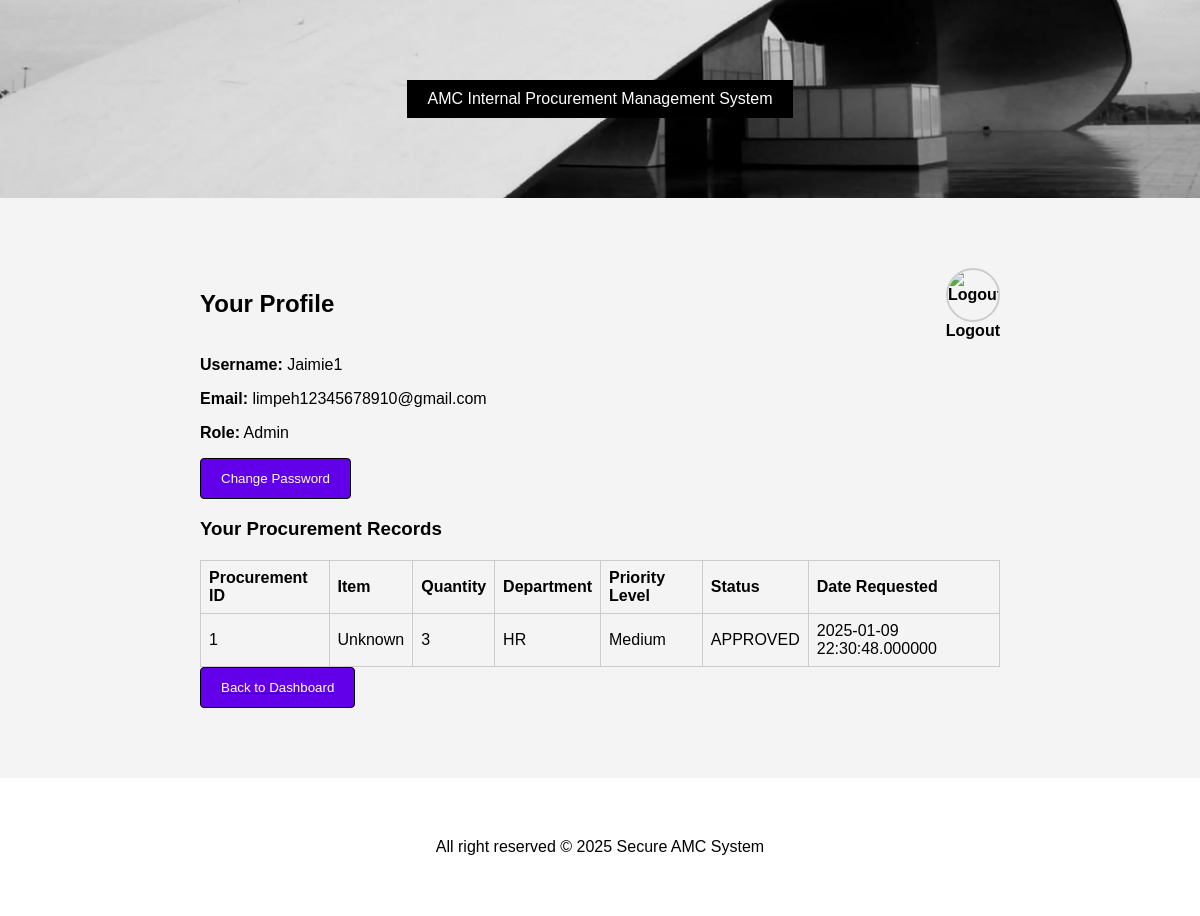
/assignment/profile.php (signed in), run on the app's committed database.
### tables this page shows
CREATE TABLE `user` (
  `USER_ID` int(11) NOT NULL,
  `USERNAME` varchar(20) DEFAULT NULL,
  `PASSWORD` varchar(64) DEFAULT NULL,
  `EMAIL` varchar(100) DEFAULT NULL,
  `ROLE_ID` int(11) DEFAULT NULL,
  `needs_password_reset` tinyint(1) NOT NULL DEFAULT 1,
  `token` varchar(255) DEFAULT NULL,
  `token_expires` int(11) DEFAULT NULL
);

CREATE TABLE `procurement` (
  `PROCUREMENT_ID` int(11) NOT NULL,
  `ITEM_ID` int(11) DEFAULT NULL,
  `QUANTITY` int(11) DEFAULT NULL,
  `DEPARTMENT_ID` int(11) DEFAULT NULL,
  `PRIORITY_LEVEL` enum('Low','Medium','High','') DEFAULT NULL,
  `STATUS` enum('PENDING','APPROVED','COMPLETED','') DEFAULT NULL,
  `USER_ID` int(11) DEFAULT NULL,
  `DATE_REQUESTED` datetime(6) DEFAULT NULL
);

### assignment/profile.php (the view, shortened to what this page needs)
<?php
include 'config.php';
$user_id = $_SESSION['session_userid'];
$error = "";
$procurement_records = [];
$inventory = [];
$items = $conn->query("SELECT item_id, name FROM inventory");
while ($row = $items->fetch_assoc()) {
    $inventory[$row['item_id']] = $row['name'];
}
$departments = [];
$department = $conn->query("SELECT department_id, name FROM department");
while ($row = $department->fetch_assoc()) {
    $departments[$row['department_id']] = $row['name'];
}
try {
    $stmt = $conn->prepare("SELECT USERNAME, EMAIL, ROLE_ID FROM user WHERE USER_ID = ?");
    $stmt->bind_param("i", $user_id);
    $stmt->execute();
    $result = $stmt->get_result();
    $user = $result->fetch_assoc();
    $stmt = $conn->prepare("SELECT PROCUREMENT_ID, ITEM_ID, QUANTITY, DEPARTMENT_ID, PRIORITY_LEVEL, STATUS, DATE_REQUESTED
                            FROM procurement WHERE USER_ID = ?");
    $stmt->bind_param("i", $user_id);
    $stmt->execute();
    $procurement_records = $stmt->get_result();
} catch (Exception $e) {
    $error = "Error fetching profile: " . $e->getMessage();
}
?>
<?php include 'header.php'; ?>
<!DOCTYPE html>
<html lang="en">
<head>
    <link rel="stylesheet" href="style.css">
</head>
<body>
    <div class="container">
        <div class="profile-container">
            <h2>Your Profile</h2>
            <a href="logout.php" class="profile-link">
                <img src="imgs/leave.jpg" alt="Logout">
                <span>Logout</span>
            </a>
        </div>
        <?php if (!empty($error)): ?>
            <div class="message error"><?= htmlspecialchars($error) ?></div>
        <?php else: ?>
            <p><strong>Username:</strong> <?= htmlspecialchars($user['USERNAME']) ?></p>
            <p><strong>Email:</strong> <?= htmlspecialchars($user['EMAIL']) ?></p>
            <p><strong>Role:</strong>
                <?php
                    if ($user['ROLE_ID'] == 1) {
                        echo "Admin";
                    } elseif ($user['ROLE_ID'] == 2) {
                        echo "Department Head";
                    } elseif ($user['ROLE_ID'] == 3) {
                        echo "Procurement Officer";
                    }
                ?>
            </p>
            <form action="forgot_pw.php" method="post">
                <button type="submit">Change Password</button>
            </form>
            <h3>Your Procurement Records</h3>
            <?php if ($procurement_records->num_rows > 0): ?>
                <table>
                    <tr>
                        <th>Procurement ID</th>
                        <th>Item</th>
                        <th>Quantity</th>
                        <th>Department</th>
                        <th>Priority Level</th>
                        <th>Status</th>
                        <th>Date Requested</th>
                    </tr>
                    <?php while ($row = $procurement_records->fetch_assoc()): ?>
                        <tr>
                            <td><?= htmlspecialchars($row['PROCUREMENT_ID']) ?></td>
                            <td><?= htmlspecialchars($inventory[$row['ITEM_ID']] ?? 'Unknown') ?></td>
                            <td><?= htmlspecialchars($row['QUANTITY']) ?></td>
                            <td><?= htmlspecialchars($departments[$row['DEPARTMENT_ID']] ?? 'Unknown') ?></td>
                            <td><?= htmlspecialchars($row['PRIORITY_LEVEL']) ?></td>
                            <td><?= htmlspecialchars($row['STATUS']) ?></td>
                            <td><?= htmlspecialchars($row['DATE_REQUESTED']) ?></td>
                        </tr>
                    <?php endwhile; ?>
                </table>
            <?php else: ?>
                <p>No procurement records found.</p>
            <?php endif; ?>
        <?php endif; ?>
        <a href="dashboard.php"><button>Back to Dashboard</button></a>
    </div>
</body>
</html>
<?php include 'footer.php'; ?>

### assignment/style.css (style rules this page uses)
body, html { height: 100%; margin: 0; font-family: Arial, sans-serif; background-color: #f4f4f4; color: black; }
.container { width: 100%; max-width: 800px; margin: 50px auto; padding: 20px; }
button { background-color: #6200ea; color: white; border: 1px solid black; padding: 12px 20px; border-radius: 4px; cursor: pointer; display: block; width: fit-content; margin-left: left; }
table { width: 100%; border-collapse: collapse; margin-top: 20px; }
table, th, td { border: 1px solid #ccc; }
th, td { padding: 8px; text-align: left; }
th { background-color: #f4f4f4; }
.profile-container { display: flex; justify-content: space-between; align-items: center; }
.profile-link { display: flex; flex-direction: column; align-items: center; text-decoration: none; color: black; font-weight: bold; transition: color 0.3s ease; }
.profile-link img { width: 50px; height: 50px; border-radius: 50%; border: 2px solid #ccc; transition: transform 0.2s ease-in-out; }

### data on the page
user: USERNAME "Jaimie1", EMAIL "limpeh12345678910@gmail.com"
procurement: PROCUREMENT_ID "1", ITEM_ID "Unknown", QUANTITY "3", DEPARTMENT_ID "HR", PRIORITY_LEVEL "Medium", STATUS "APPROVED", DATE_REQUESTED "2025-01-09 22:30:48.000000"
